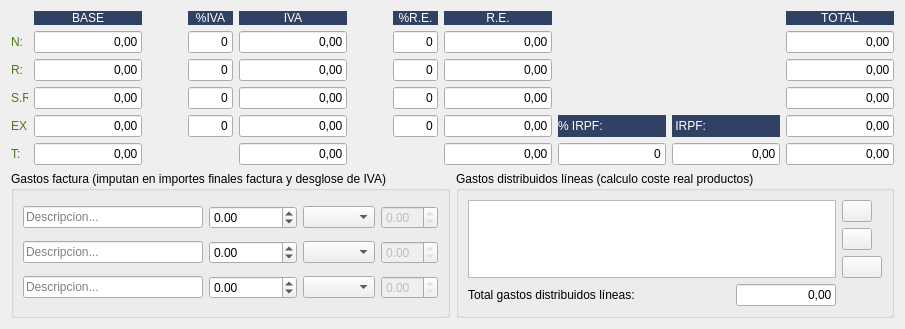
         <widget class="QWidget" name="tab_8">
          <attribute name="title">
           <string>Desglose</string>
          </attribute>
          <layout class="QGridLayout" name="gridLayout_11">
           <item row="0" column="0" colspan="2">
            <layout class="QGridLayout" name="gridLayout_6">
             <item row="0" column="1">
              <widget class="QLabel" name="label_28">
               <property name="sizePolicy">
                <sizepolicy hsizetype="Preferred" vsizetype="Fixed">
                 <horstretch>0</horstretch>
                 <verstretch>0</verstretch>
                </sizepolicy>
               </property>
               <property name="styleSheet">
                <string notr="true">background: #304163;
color: rgb(255,255,255);</string>
               </property>
               <property name="text">
                <string>BASE</string>
               </property>
               <property name="alignment">
                <set>Qt::AlignCenter</set>
               </property>
              </widget>
             </item>
             <item row="0" column="3">
              <widget class="QLabel" name="label_55">
               <property name="sizePolicy">
                <sizepolicy hsizetype="Preferred" vsizetype="Fixed">
                 <horstretch>0</horstretch>
                 <verstretch>0</verstretch>
                </sizepolicy>
               </property>
               <property name="styleSheet">
                <string notr="true">background: #304163;
color: rgb(255,255,255);</string>
               </property>
               <property name="text">
                <string>%IVA</string>
               </property>
               <property name="alignment">
                <set>Qt::AlignCenter</set>
               </property>
              </widget>
             </item>
             <item row="0" column="4">
              <widget class="QLabel" name="label_56">
               <property name="sizePolicy">
                <sizepolicy hsizetype="Preferred" vsizetype="Fixed">
                 <horstretch>0</horstretch>
                 <verstretch>0</verstretch>
                </sizepolicy>
               </property>
               <property name="styleSheet">
                <string notr="true">background: #304163;
color: rgb(255,255,255);</string>
               </property>
               <property name="text">
                <string>IVA</string>
               </property>
               <property name="alignment">
                <set>Qt::AlignCenter</set>
               </property>
              </widget>
             </item>
             <item row="0" column="6">
              <widget class="QLabel" name="label_57">
               <property name="sizePolicy">
                <sizepolicy hsizetype="Preferred" vsizetype="Fixed">
                 <horstretch>0</horstretch>
                 <verstretch>0</verstretch>
                </sizepolicy>
               </property>
               <property name="styleSheet">
                <string notr="true">background: #304163;
color: rgb(255,255,255);</string>
               </property>
               <property name="text">
                <string>%R.E.</string>
               </property>
               <property name="alignment">
                <set>Qt::AlignCenter</set>
               </property>
              </widget>
             </item>
             <item row="0" column="7">
              <widget class="QLabel" name="label_58">
               <property name="sizePolicy">
                <sizepolicy hsizetype="Preferred" vsizetype="Fixed">
                 <horstretch>0</horstretch>
                 <verstretch>0</verstretch>
                </sizepolicy>
               </property>
               <property name="styleSheet">
                <string notr="true">background: #304163;
color: rgb(255,255,255);</string>
               </property>
               <property name="text">
                <string>R.E.</string>
               </property>
               <property name="alignment">
                <set>Qt::AlignCenter</set>
               </property>
              </widget>
             </item>
             <item row="0" column="10">
              <widget class="QLabel" name="label_59">
               <property name="sizePolicy">
                <sizepolicy hsizetype="Preferred" vsizetype="Fixed">
                 <horstretch>0</horstretch>
                 <verstretch>0</verstretch>
                </sizepolicy>
               </property>
               <property name="styleSheet">
                <string notr="true">background: #304163;
color: rgb(255,255,255);</string>
               </property>
               <property name="text">
                <string>TOTAL</string>
               </property>
               <property name="alignment">
                <set>Qt::AlignCenter</set>
               </property>
              </widget>
             </item>
             <item row="1" column="0">
              <widget class="QLabel" name="label_2">
               <property name="maximumSize">
                <size>
                 <width>17</width>
                 <height>16777215</height>
                </size>
               </property>
               <property name="styleSheet">
                <string notr="true">color: rgb(72, 124, 19);</string>
               </property>
               <property name="text">
                <string>N:</string>
               </property>
              </widget>
             </item>
             <item row="1" column="1">
              <widget class="QLineEdit" name="txtbase1">
               <property name="text">
                <string>0,00</string>
               </property>
               <property name="alignment">
                <set>Qt::AlignRight|Qt::AlignTrailing|Qt::AlignVCenter</set>
               </property>
               <property name="readOnly">
                <bool>true</bool>
               </property>
              </widget>
             </item>
             <item row="1" column="2">
              <spacer name="horizontalSpacer">
               <property name="orientation">
                <enum>Qt::Horizontal</enum>
               </property>
               <property name="sizeHint" stdset="0">
                <size>
                 <width>40</width>
                 <height>20</height>
                </size>
               </property>
              </spacer>
             </item>
             <item row="1" column="3">
              <widget class="QLineEdit" name="txtporc_iva1">
               <property name="maximumSize">
                <size>
                 <width>45</width>
                 <height>16777215</height>
                </size>
               </property>
               <property name="text">
                <string>0</string>
               </property>
               <property name="alignment">
                <set>Qt::AlignRight|Qt::AlignTrailing|Qt::AlignVCenter</set>
               </property>
               <property name="readOnly">
                <bool>true</bool>
               </property>
              </widget>
             </item>
             <item row="1" column="4">
              <widget class="QLineEdit" name="txtiva1">
               <property name="text">
                <string>0,00</string>
               </property>
               <property name="alignment">
                <set>Qt::AlignRight|Qt::AlignTrailing|Qt::AlignVCenter</set>
               </property>
               <property name="readOnly">
                <bool>true</bool>
               </property>
              </widget>
             </item>
             <item row="1" column="5">
              <spacer name="horizontalSpacer_4">
               <property name="orientation">
                <enum>Qt::Horizontal</enum>
               </property>
               <property name="sizeHint" stdset="0">
                <size>
                 <width>40</width>
                 <height>20</height>
                </size>
               </property>
              </spacer>
             </item>
             <item row="1" column="6">
              <widget class="QLineEdit" name="txtporc_rec1">
               <property name="maximumSize">
                <size>
                 <width>45</width>
                 <height>16777215</height>
                </size>
               </property>
               <property name="text">
                <string>0</string>
               </property>
               <property name="alignment">
                <set>Qt::AlignRight|Qt::AlignTrailing|Qt::AlignVCenter</set>
               </property>
               <property name="readOnly">
                <bool>true</bool>
               </property>
              </widget>
             </item>
             <item row="1" column="7">
              <widget class="QLineEdit" name="txtrec1">
               <property name="text">
                <string>0,00</string>
               </property>
               <property name="alignment">
                <set>Qt::AlignRight|Qt::AlignTrailing|Qt::AlignVCenter</set>
               </property>
               <property name="readOnly">
                <bool>true</bool>
               </property>
              </widget>
             </item>
             <item row="1" column="8">
              <spacer name="horizontalSpacer_7">
               <property name="orientation">
                <enum>Qt::Horizontal</enum>
               </property>
               <property name="sizeHint" stdset="0">
                <size>
                 <width>40</width>
                 <height>20</height>
                </size>
               </property>
              </spacer>
             </item>
             <item row="1" column="10">
              <widget class="QLineEdit" name="txttotal1">
               <property name="text">
                <string>0,00</string>
               </property>
               <property name="alignment">
                <set>Qt::AlignRight|Qt::AlignTrailing|Qt::AlignVCenter</set>
               </property>
               <property name="readOnly">
                <bool>true</bool>
               </property>
              </widget>
             </item>
             <item row="2" column="0">
              <widget class="QLabel" name="label_25">
               <property name="maximumSize">
                <size>
                 <width>17</width>
                 <height>16777215</height>
                </size>
               </property>
               <property name="styleSheet">
                <string notr="true">color: rgb(72, 124, 19);</string>
               </property>
               <property name="text">
                <string>R:</string>
               </property>
              </widget>
             </item>
             <item row="2" column="1">
              <widget class="QLineEdit" name="txtbase2">
               <property name="text">
                <string>0,00</string>
               </property>
               <property name="alignment">
                <set>Qt::AlignRight|Qt::AlignTrailing|Qt::AlignVCenter</set>
               </property>
               <property name="readOnly">
                <bool>true</bool>
               </property>
              </widget>
             </item>
             <item row="2" column="3">
              <widget class="QLineEdit" name="txtporc_iva2">
               <property name="maximumSize">
                <size>
                 <width>45</width>
                 <height>16777215</height>
                </size>
               </property>
               <property name="text">
                <string>0</string>
               </property>
               <property name="alignment">
                <set>Qt::AlignRight|Qt::AlignTrailing|Qt::AlignVCenter</set>
               </property>
               <property name="readOnly">
                <bool>true</bool>
               </property>
              </widget>
             </item>
             <item row="2" column="4">
              <widget class="QLineEdit" name="txtiva2">
               <property name="text">
                <string>0,00</string>
               </property>
               <property name="alignment">
                <set>Qt::AlignRight|Qt::AlignTrailing|Qt::AlignVCenter</set>
               </property>
               <property name="readOnly">
                <bool>true</bool>
               </property>
              </widget>
             </item>
             <item row="2" column="6">
              <widget class="QLineEdit" name="txtporc_rec2">
               <property name="maximumSize">
                <size>
                 <width>45</width>
                 <height>16777215</height>
                </size>
               </property>
               <property name="text">
                <string>0</string>
               </property>
               <property name="alignment">
                <set>Qt::AlignRight|Qt::AlignTrailing|Qt::AlignVCenter</set>
               </property>
               <property name="readOnly">
                <bool>true</bool>
               </property>
              </widget>
             </item>
             <item row="2" column="7">
              <widget class="QLineEdit" name="txtrec2">
               <property name="text">
                <string>0,00</string>
               </property>
               <property name="alignment">
                <set>Qt::AlignRight|Qt::AlignTrailing|Qt::AlignVCenter</set>
               </property>
               <property name="readOnly">
                <bool>true</bool>
               </property>
              </widget>
             </item>
             <item row="2" column="10">
              <widget class="QLineEdit" name="txttotal2">
               <property name="text">
                <string>0,00</string>
               </property>
               <property name="alignment">
                <set>Qt::AlignRight|Qt::AlignTrailing|Qt::AlignVCenter</set>
               </property>
               <property name="readOnly">
                <bool>true</bool>
               </property>
              </widget>
             </item>
             <item row="3" column="0">
              <widget class="QLabel" name="label_26">
               <property name="maximumSize">
                <size>
                 <width>17</width>
                 <height>16777215</height>
                </size>
               </property>
               <property name="styleSheet">
                <string notr="true">color: rgb(72, 124, 19);</string>
               </property>
               <property name="text">
                <string>S.R.:</string>
               </property>
              </widget>
             </item>
             <item row="3" column="1">
              <widget class="QLineEdit" name="txtbase3">
               <property name="text">
                <string>0,00</string>
               </property>
               <property name="alignment">
                <set>Qt::AlignRight|Qt::AlignTrailing|Qt::AlignVCenter</set>
               </property>
               <property name="readOnly">
                <bool>true</bool>
               </property>
              </widget>
             </item>
             <item row="3" column="3">
              <widget class="QLineEdit" name="txtporc_iva3">
               <property name="maximumSize">
                <size>
                 <width>45</width>
                 <height>16777215</height>
                </size>
               </property>
               <property name="text">
                <string>0</string>
               </property>
               <property name="alignment">
                <set>Qt::AlignRight|Qt::AlignTrailing|Qt::AlignVCenter</set>
               </property>
               <property name="readOnly">
                <bool>true</bool>
               </property>
              </widget>
             </item>
             <item row="3" column="4">
              <widget class="QLineEdit" name="txtiva3">
               <property name="text">
                <string>0,00</string>
               </property>
               <property name="alignment">
                <set>Qt::AlignRight|Qt::AlignTrailing|Qt::AlignVCenter</set>
               </property>
               <property name="readOnly">
                <bool>true</bool>
               </property>
              </widget>
             </item>
             <item row="3" column="6">
              <widget class="QLineEdit" name="txtporc_rec3">
               <property name="maximumSize">
                <size>
                 <width>45</width>
                 <height>16777215</height>
                </size>
               </property>
               <property name="text">
                <string>0</string>
               </property>
               <property name="alignment">
                <set>Qt::AlignRight|Qt::AlignTrailing|Qt::AlignVCenter</set>
               </property>
               <property name="readOnly">
                <bool>true</bool>
               </property>
              </widget>
             </item>
             <item row="3" column="7">
              <widget class="QLineEdit" name="txtrec3">
               <property name="text">
                <string>0,00</string>
               </property>
               <property name="alignment">
                <set>Qt::AlignRight|Qt::AlignTrailing|Qt::AlignVCenter</set>
               </property>
               <property name="readOnly">
                <bool>true</bool>
               </property>
              </widget>
             </item>
             <item row="3" column="10">
              <widget class="QLineEdit" name="txttotal3">
               <property name="text">
                <string>0,00</string>
               </property>
               <property name="alignment">
                <set>Qt::AlignRight|Qt::AlignTrailing|Qt::AlignVCenter</set>
               </property>
               <property name="readOnly">
                <bool>true</bool>
               </property>
              </widget>
             </item>
             <item row="4" column="0">
              <widget class="QLabel" name="label_27">
               <property name="maximumSize">
                <size>
                 <width>17</width>
                 <height>16777215</height>
                </size>
               </property>
               <property name="styleSheet">
                <string notr="true">color: rgb(72, 124, 19);</string>
               </property>
               <property name="text">
                <string>EX.:</string>
               </property>
              </widget>
             </item>
             <item row="4" column="1">
              <widget class="QLineEdit" name="txtbase4">
               <property name="text">
                <string>0,00</string>
               </property>
               <property name="alignment">
                <set>Qt::AlignRight|Qt::AlignTrailing|Qt::AlignVCenter</set>
               </property>
               <property name="readOnly">
                <bool>true</bool>
               </property>
              </widget>
             </item>
             <item row="4" column="3">
              <widget class="QLineEdit" name="txtporc_iva4">
               <property name="maximumSize">
                <size>
                 <width>45</width>
                 <height>16777215</height>
                </size>
               </property>
               <property name="text">
                <string>0</string>
               </property>
               <property name="alignment">
                <set>Qt::AlignRight|Qt::AlignTrailing|Qt::AlignVCenter</set>
               </property>
               <property name="readOnly">
                <bool>true</bool>
               </property>
              </widget>
             </item>
             <item row="4" column="4">
              <widget class="QLineEdit" name="txtiva4">
               <property name="text">
                <string>0,00</string>
               </property>
               <property name="alignment">
                <set>Qt::AlignRight|Qt::AlignTrailing|Qt::AlignVCenter</set>
               </property>
               <property name="readOnly">
                <bool>true</bool>
               </property>
              </widget>
             </item>
             <item row="4" column="6">
              <widget class="QLineEdit" name="txtporc_rec4">
               <property name="maximumSize">
                <size>
                 <width>45</width>
                 <height>16777215</height>
                </size>
               </property>
               <property name="text">
                <string>0</string>
               </property>
               <property name="alignment">
                <set>Qt::AlignRight|Qt::AlignTrailing|Qt::AlignVCenter</set>
               </property>
               <property name="readOnly">
                <bool>true</bool>
               </property>
              </widget>
             </item>
             <item row="4" column="7">
              <widget class="QLineEdit" name="txtrec4">
               <property name="text">
                <string>0,00</string>
               </property>
               <property name="alignment">
                <set>Qt::AlignRight|Qt::AlignTrailing|Qt::AlignVCenter</set>
               </property>
               <property name="readOnly">
                <bool>true</bool>
               </property>
              </widget>
             </item>
             <item row="4" column="10">
              <widget class="QLineEdit" name="txttotal4">
               <property name="text">
                <string>0,00</string>
               </property>
               <property name="alignment">
                <set>Qt::AlignRight|Qt::AlignTrailing|Qt::AlignVCenter</set>
               </property>
               <property name="readOnly">
                <bool>true</bool>
               </property>
              </widget>
             </item>
             <item row="5" column="0">
              <widget class="QLabel" name="label_29">
               <property name="maximumSize">
                <size>
                 <width>17</width>
                 <height>16777215</height>
                </size>
               </property>
               <property name="styleSheet">
                <string notr="true">color: rgb(72, 124, 19);</string>
               </property>
               <property name="text">
                <string>T:</string>
               </property>
              </widget>
             </item>
             <item row="5" column="1">
              <widget class="QLineEdit" name="txtbase_total_2">
               <property name="text">
                <string>0,00</string>
               </property>
               <property name="alignment">
                <set>Qt::AlignRight|Qt::AlignTrailing|Qt::AlignVCenter</set>
               </property>
               <property name="readOnly">
                <bool>true</bool>
               </property>
              </widget>
             </item>
             <item row="5" column="4">
              <widget class="QLineEdit" name="txttotal_iva_2">
               <property name="text">
                <string>0,00</string>
               </property>
               <property name="alignment">
                <set>Qt::AlignRight|Qt::AlignTrailing|Qt::AlignVCenter</set>
               </property>
               <property name="readOnly">
                <bool>true</bool>
               </property>
              </widget>
             </item>
             <item row="5" column="7">
              <widget class="QLineEdit" name="txttotal_recargo_2">
               <property name="text">
                <string>0,00</string>
               </property>
               <property name="alignment">
                <set>Qt::AlignRight|Qt::AlignTrailing|Qt::AlignVCenter</set>
               </property>
               <property name="readOnly">
                <bool>true</bool>
               </property>
              </widget>
             </item>
             <item row="5" column="10">
              <widget class="QLineEdit" name="txttotal_2">
               <property name="text">
                <string>0,00</string>
               </property>
               <property name="alignment">
                <set>Qt::AlignRight|Qt::AlignTrailing|Qt::AlignVCenter</set>
               </property>
               <property name="readOnly">
                <bool>true</bool>
               </property>
              </widget>
             </item>
             <item row="4" column="8">
              <widget class="QLabel" name="lblIRPF">
               <property name="styleSheet">
                <string notr="true">background: #304163;
color: rgb(255,255,255);</string>
               </property>
               <property name="text">
                <string>% IRPF:</string>
               </property>
              </widget>
             </item>
             <item row="5" column="8">
              <widget class="QLineEdit" name="txtporc_irpf">
               <property name="enabled">
                <bool>true</bool>
               </property>
               <property name="text">
                <string>0</string>
               </property>
               <property name="alignment">
                <set>Qt::AlignRight|Qt::AlignTrailing|Qt::AlignVCenter</set>
               </property>
              </widget>
             </item>
             <item row="5" column="9">
              <widget class="QLineEdit" name="txtimporte_irpf">
               <property name="enabled">
                <bool>true</bool>
               </property>
               <property name="text">
                <string>0,00</string>
               </property>
               <property name="alignment">
                <set>Qt::AlignRight|Qt::AlignTrailing|Qt::AlignVCenter</set>
               </property>
              </widget>
             </item>
             <item row="4" column="9">
              <widget class="QLabel" name="lblIRPF_3">
               <property name="styleSheet">
                <string notr="true">background: #304163;
color: rgb(255,255,255);</string>
               </property>
               <property name="text">
                <string> IRPF:</string>
               </property>
              </widget>
             </item>
            </layout>
           </item>
           <item row="1" column="0">
            <widget class="QGroupBox" name="groupBox_2">
             <property name="title">
              <string>Gastos factura (imputan en importes finales factura y desglose de IVA)</string>
             </property>
             <layout class="QGridLayout" name="gridLayout_10">
              <item row="2" column="0">
               <widget class="QLineEdit" name="txtGastoDist3">
                <property name="enabled">
                 <bool>true</bool>
                </property>
                <property name="placeholderText">
                 <string>Descripcion...</string>
                </property>
               </widget>
              </item>
              <item row="2" column="3">
               <widget class="QDoubleSpinBox" name="spiniva_gasto3">
                <property name="enabled">
                 <bool>false</bool>
                </property>
                <property name="readOnly">
                 <bool>true</bool>
                </property>
               </widget>
              </item>
              <item row="0" column="3">
               <widget class="QDoubleSpinBox" name="spiniva_gasto1">
                <property name="enabled">
                 <bool>false</bool>
                </property>
                <property name="readOnly">
                 <bool>true</bool>
                </property>
               </widget>
              </item>
              <item row="1" column="1">
               <widget class="QDoubleSpinBox" name="SpinGastoDist2">
                <property name="minimum">
                 <double>-999999999.000000000000000</double>
                </property>
                <property name="maximum">
                 <double>999999999.990000009536743</double>
                </property>
               </widget>
              </item>
              <item row="2" column="2">
               <widget class="QComboBox" name="cboporc_iva_gasto3"/>
              </item>
              <item row="0" column="2">
               <widget class="QComboBox" name="cboporc_iva_gasto1"/>
              </item>
              <item row="1" column="2">
               <widget class="QComboBox" name="cboporc_iva_gasto2"/>
              </item>
              <item row="0" column="1">
               <widget class="QDoubleSpinBox" name="SpinGastoDist1">
                <property name="minimum">
                 <double>-999999999.000000000000000</double>
                </property>
                <property name="maximum">
                 <double>999999999.990000009536743</double>
                </property>
               </widget>
              </item>
              <item row="0" column="0">
               <widget class="QLineEdit" name="txtGastoDist1">
                <property name="enabled">
                 <bool>true</bool>
                </property>
                <property name="placeholderText">
                 <string>Descripcion...</string>
                </property>
               </widget>
              </item>
              <item row="2" column="1">
               <widget class="QDoubleSpinBox" name="SpinGastoDist3">
                <property name="minimum">
                 <double>-999999999.000000000000000</double>
                </property>
                <property name="maximum">
                 <double>999999999.990000009536743</double>
                </property>
               </widget>
              </item>
              <item row="1" column="0">
               <widget class="QLineEdit" name="txtGastoDist2">
                <property name="enabled">
                 <bool>true</bool>
                </property>
                <property name="placeholderText">
                 <string>Descripcion...</string>
                </property>
               </widget>
              </item>
              <item row="1" column="3">
               <widget class="QDoubleSpinBox" name="spiniva_gasto2">
                <property name="enabled">
                 <bool>false</bool>
                </property>
                <property name="readOnly">
                 <bool>true</bool>
                </property>
               </widget>
              </item>
             </layout>
            </widget>
           </item>
           <item row="1" column="1">
            <widget class="QGroupBox" name="groupBox_7">
             <property name="title">
              <string>Gastos distribuidos líneas (calculo coste real productos)</string>
             </property>
             <layout class="QGridLayout" name="gridLayout_12">
              <item row="0" column="0" rowspan="3" colspan="2">
               <widget class="QTableView" name="tablagastos">
                <property name="alternatingRowColors">
                 <bool>true</bool>
                </property>
                <property name="selectionMode">
                 <enum>QAbstractItemView::SingleSelection</enum>
                </property>
                <property name="selectionBehavior">
                 <enum>QAbstractItemView::SelectRows</enum>
                </property>
                <attribute name="horizontalHeaderStretchLastSection">
                 <bool>true</bool>
                </attribute>
                <attribute name="verticalHeaderVisible">
                 <bool>false</bool>
                </attribute>
               </widget>
              </item>
              <item row="0" column="2">
               <widget class="QPushButton" name="btnAnadir_costes">
                <property name="sizePolicy">
                 <sizepolicy hsizetype="Fixed" vsizetype="Fixed">
                  <horstretch>0</horstretch>
                  <verstretch>0</verstretch>
                 </sizepolicy>
                </property>
                <property name="maximumSize">
                 <size>
                  <width>30</width>
                  <height>16777215</height>
                 </size>
                </property>
                <property name="text">
                 <string/>
                </property>
                <property name="icon">
                 <iconset>
                  <normaloff>:/Icons/PNG/add.png</normaloff>:/Icons/PNG/add.png</iconset>
                </property>
               </widget>
              </item>
              <item row="1" column="2">
               <widget class="QPushButton" name="btnBorrarCostes">
                <property name="sizePolicy">
                 <sizepolicy hsizetype="Fixed" vsizetype="Fixed">
                  <horstretch>0</horstretch>
                  <verstretch>0</verstretch>
                 </sizepolicy>
                </property>
                <property name="maximumSize">
                 <size>
                  <width>30</width>
                  <height>16777215</height>
                 </size>
                </property>
                <property name="text">
                 <string/>
                </property>
                <property name="icon">
                 <iconset>
                  <normaloff>:/Icons/PNG/borrar.png</normaloff>:/Icons/PNG/borrar.png</iconset>
                </property>
               </widget>
              </item>
              <item row="2" column="2">
               <widget class="QPushButton" name="btnRefrescar_">
                <property name="sizePolicy">
                 <sizepolicy hsizetype="Fixed" vsizetype="Fixed">
                  <horstretch>0</horstretch>
                  <verstretch>0</verstretch>
                 </sizepolicy>
                </property>
                <property name="toolTip">
                 <string>Aplicar a líneas</string>
                </property>
                <property name="text">
                 <string/>
                </property>
                <property name="icon">
                 <iconset>
                  <normaloff>:/Icons/PNG/refrescar.png</normaloff>:/Icons/PNG/refrescar.png</iconset>
                </property>
               </widget>
              </item>
              <item row="3" column="0">
               <widget class="QLabel" name="label_33">
                <property name="text">
                 <string>Total gastos distribuidos líneas:</string>
                </property>
               </widget>
              </item>
              <item row="3" column="1">
               <widget class="QLineEdit" name="txtTotal_gastos_linea">
                <property name="maximumSize">
                 <size>
                  <width>100</width>
                  <height>16777215</height>
                 </size>
                </property>
                <property name="text">
                 <string>0,00</string>
                </property>
                <property name="alignment">
                 <set>Qt::AlignRight|Qt::AlignTrailing|Qt::AlignVCenter</set>
                </property>
               </widget>
              </item>
             </layout>
            </widget>
           </item>
          </layout>
         </widget>
